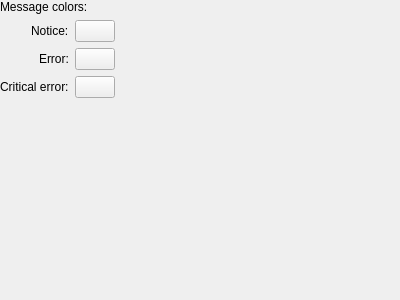
<?xml version="1.0" encoding="UTF-8"?>
<ui version="4.0">
 <class>CFGWadseekerAppearance</class>
 <widget class="QWidget" name="CFGWadseekerAppearance">
  <property name="geometry">
   <rect>
    <x>0</x>
    <y>0</y>
    <width>400</width>
    <height>300</height>
   </rect>
  </property>
  <layout class="QVBoxLayout" name="verticalLayout_2">
   <property name="leftMargin">
    <number>0</number>
   </property>
   <property name="topMargin">
    <number>0</number>
   </property>
   <property name="rightMargin">
    <number>0</number>
   </property>
   <property name="bottomMargin">
    <number>0</number>
   </property>
   <item>
    <layout class="QVBoxLayout" name="verticalLayout">
     <item>
      <widget class="QLabel" name="label">
       <property name="text">
        <string>Message colors:</string>
       </property>
      </widget>
     </item>
    </layout>
   </item>
   <item>
    <layout class="QFormLayout" name="formLayout">
     <property name="fieldGrowthPolicy">
      <enum>QFormLayout::FieldsStayAtSizeHint</enum>
     </property>
     <property name="labelAlignment">
      <set>Qt::AlignRight|Qt::AlignTrailing|Qt::AlignVCenter</set>
     </property>
     <property name="formAlignment">
      <set>Qt::AlignLeading|Qt::AlignLeft|Qt::AlignTop</set>
     </property>
     <item row="0" column="0">
      <widget class="QLabel" name="label_2">
       <property name="text">
        <string>Notice:</string>
       </property>
      </widget>
     </item>
     <item row="0" column="1">
      <widget class="ColorButton" name="btnNoticeMessageColor"/>
     </item>
     <item row="1" column="0">
      <widget class="QLabel" name="label_3">
       <property name="text">
        <string>Error:</string>
       </property>
      </widget>
     </item>
     <item row="1" column="1">
      <widget class="ColorButton" name="btnErrorMessageColor"/>
     </item>
     <item row="2" column="0">
      <widget class="QLabel" name="label_4">
       <property name="text">
        <string>Critical error:</string>
       </property>
      </widget>
     </item>
     <item row="2" column="1">
      <widget class="ColorButton" name="btnCriticalErrorMessageColor"/>
     </item>
    </layout>
   </item>
   <item>
    <spacer name="verticalSpacer">
     <property name="orientation">
      <enum>Qt::Vertical</enum>
     </property>
     <property name="sizeHint" stdset="0">
      <size>
       <width>20</width>
       <height>40</height>
      </size>
     </property>
    </spacer>
   </item>
  </layout>
 </widget>
 <customwidgets>
  <customwidget>
   <class>ColorButton</class>
   <extends>QPushButton</extends>
   <header>gui/widgets/colorbutton.h</header>
  </customwidget>
 </customwidgets>
 <resources/>
 <connections/>
</ui>
